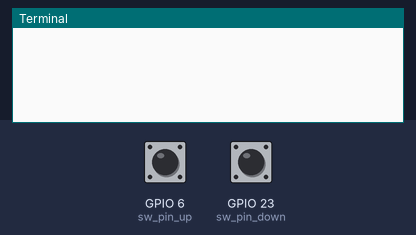
The program below on a simulated Raspberry Pi (BCM pin numbers). On the bench: the last lines printed to the terminal. Inputs (shaded band) come from the test bench; at power-on: GPIO 6 (sw_pin_up) HIGH, GPIO 23 (sw_pin_down) HIGH.

Above: at 1.2 s.
1.3 s: GPIO 6 (sw_pin_up) pulled LOW for 0.15 s
At 2.5 s:
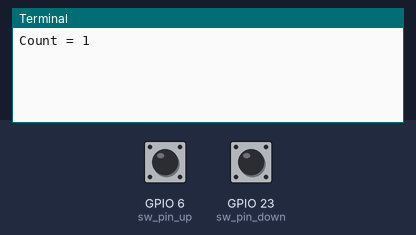
2.9 s: GPIO 23 (sw_pin_down) pulled LOW for 0.15 s
At 3.9 s:
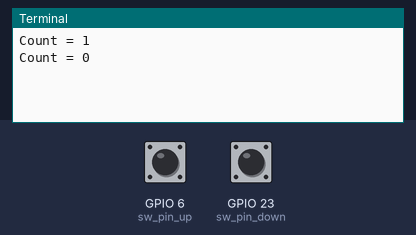
4.5 s: GPIO 6 (sw_pin_up) pulled LOW for 1 s
At 5.7 s:
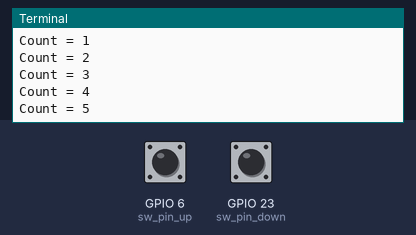
7.0 s: GPIO 23 (sw_pin_down) pulled LOW for 3.2 s
At 10.6 s:
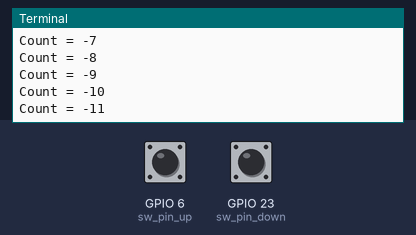
Timing chart, 0 to 12.1 s (numbered marks = the images above; inputs shaded):
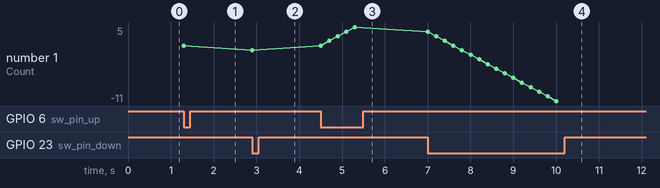

The program:

Counter_SW_up_down.py
```python
import RPi.GPIO as GPIO
import time
sw_pin_up=6
sw_pin_down=23
count = 0
GPIO.setmode(GPIO.BCM)
GPIO.setup(sw_pin_up,GPIO.IN,pull_up_down=GPIO.PUD_UP)
GPIO.setup(sw_pin_down,GPIO.IN,pull_up_down=GPIO.PUD_UP)
try :
  while 1:
    st_sw_up = GPIO.input(sw_pin_up)
    st_sw_down = GPIO.input(sw_pin_down)
    if st_sw_up == 0:
        count += 1
        print("Count = %d " % count);time.sleep(0.2)
    if st_sw_down == 0:
        count -= 1
        print("Count = %d " % count);time.sleep(0.2)
finally :
  GPIO.cleanup()
```

Measured:
- after the input at 1.3 s, the terminal: prints a new line at once (image 1)
- after the input at 2.9 s, the terminal: prints a new line at once (image 2)
- after the input at 4.5 s, the terminal: prints a new line at once (image 3)
- after the input at 7.0 s, the terminal: prints a new line after 0.80 s (image 4)
- plotted number 1: 1 → 0 after the input at 2.9 s, 0 → 5 after the input at 4.5 s, 5 → -11 after the input at 7.0 s
